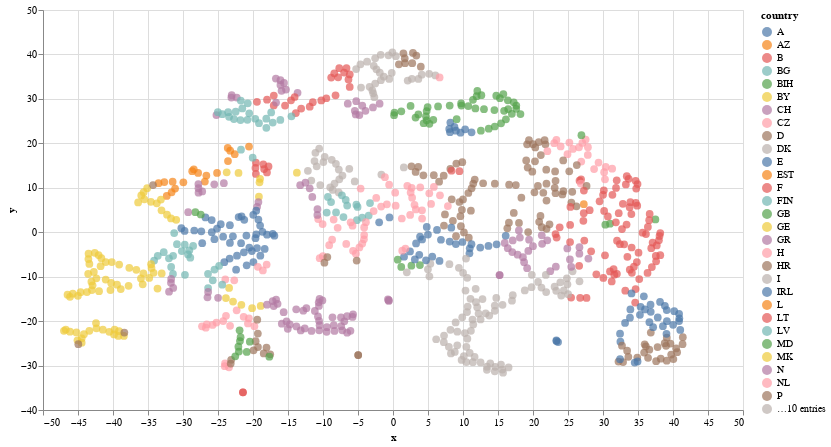

Write notebook code for a chart like this one.
### Code cell
chart = alt.Chart(df).mark_circle(size=60).encode(
    x='x',
    y='y',
    color='country',
    tooltip=['place', 'country']
).properties(width=700, height=400)
chart.save('node2vec.json')
chart

### Figure 1 — Vega-Lite specification as saved in the notebook (floating-point values rounded to 4 significant figures; data arrays with more than 128 entries replaced by an {"elided": "..."} marker saying what was removed)
{"config": {"view": {"continuousWidth": 400, "continuousHeight": 300}}, "data": {"name": "data-9e28ac5598d4dc9dbf64d2e2aceb8e07"}, "mark": {"type": "circle", "size": 60}, "encoding": {"color": {"type": "nominal", "field": "country"}, "tooltip": [{"type": "nominal", "field": "place"}, {"type": "nominal", "field": "country"}], "x": {"type": "quantitative", "field": "x"}, "y": {"type": "quantitative", "field": "y"}}, "height": 400, "width": 700, "$schema": "https://vega.github.io/schema/vega-lite/v4.8.1.json", "datasets": {"data-9e28ac5598d4dc9dbf64d2e2aceb8e07": {"elided": "895 records"}}}
